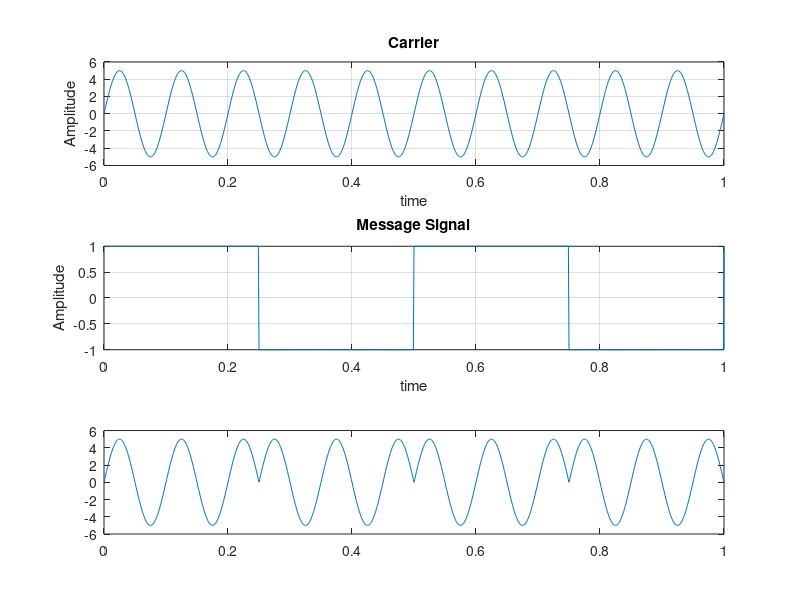

This figure's MATLAB source: (Note: this script raises an error after producing the figure.)
clc
clear all
close all
A=5;
t=0:.001:1;
f1=10;
f2=2;
y=A.*sin(2*pi*f1*t);%Carrier Sine
subplot(3,1,1);
%figure
plot(t,y);
xlabel('time');
ylabel('Amplitude');
title('Carrier');
grid on;

u=square(2*pi*f2*t);%Message signal
subplot(3,1,2);
%figure
plot(t,u);
xlabel('time');
ylabel('Amplitude');
title('Message Signal');
grid on;

v=y.*u;
subplot(3,1,3);
plot(t,v)

z=2.5;
L = 2*z;%Nyquist equation

t=0.01:0.001:.05;
Pf =0.01:0.01:1;
snr_dB =-4;
snr_dB1 = 0;
snr_dB2 = 2;
%-----Linear Value of SNR-----%
snr1 = 10.^(snr_dB./10);
snr2 = 10.^(snr_dB1./10);
snr3 = 10.^(snr_dB2./10);
tic;
t1=tic;
for p = 1:length(Pf)
    g = 0;
    j = 0;
    k = 0;
    l = 0;
    c = 0;
    d = 0;
    m = 0;
    n = 0;
    o = 0;
    a=0;
    b=0;
    f=0;
       
    for kk=1:68000 % No. of Monte Carlo Simulations
        %x=sin(2*pi*f*t);
        Noise1=1/sqrt(2)*(randn(1,L)+1i*randn(1,L));  % AWGN noise with mean=0 var=1
        Noise2=1/sqrt(2)*(randn(1,L)+2i*randn(1,L));
        Noise3=1/sqrt(2)*(randn(1,L)+3i*randn(1,L));
        
        %rayleigh
        %h=1/sqrt(2)*(randn(1,L)+4i*randn(1,L));
        
        %K=2; %Rician fading
         %mu = sqrt( K/(2*(K+1))); 
         %su = sqrt( 1/(2*(K+1)));
         %ri = ( su*randn(1,L) + mu ) + 1i*( su*randn(1,L) + mu );
         %R = abs(ri);
         
         K=1; %Nakagami fading
         s=sqrt(1/(2*(K+1)));
         na=(s*randn(1,L)) + 1i*(s*randn(1,L));
         N=abs(na);
      
        n1=Noise1*snr1;
        n2=Noise2*snr2;
        n3=Noise3*snr3;
        
        pn1 = (std(Noise1)).^2;%Noise power 
        pn2 = (std(Noise2)).^2;
        pn3 = (std(Noise3)).^2;
       
        Signal = v(1:L);
        Rev_Sig1 = Signal + Noise1; %awgn
        Rev_Sig2 = Signal + Noise2;
        Rev_Sig3 = Signal + Noise3;
        
        Recv_Sig1 = N.*Signal + n1; %nakagami
        Recv_Sig2 = N.*Signal + n2;
        Recv_Sig3 = N.*Signal + n3;
        
       
        
        
        Energy1 = abs(Rev_Sig1).^2; % Energy of received signal
        Energy2 = abs(Rev_Sig2).^2;
        Energy3 = abs(Rev_Sig3).^2;
        Energy4 = abs(Recv_Sig1).^2;
        Energy5 = abs(Recv_Sig2).^2;
        Energy6 = abs(Recv_Sig3).^2;
        
        
        %Threshold Calculation
        Threshold(p) = gaminv(1-Pf(p),z)*2;
        
        Signal_power1(p) = sum(abs(Rev_Sig1.^2))/pn1;
        signal_power1(p) = sum(abs(Recv_Sig1.^2))/pn1;
        
        Signal_power2(p) = sum(abs(Rev_Sig2.^2))/pn2;
        signal_power2(p) = sum(abs(Recv_Sig2.^2))/pn2;
        
        Signal_power3(p) = sum(abs(Rev_Sig3.^2))/pn3;
        signal_power3(p) = sum(abs(Recv_Sig3.^2))/pn3;
        
        if(Signal_power1(p) > Threshold(p))  
            g=g+1;
        end
        if(signal_power1(p) > Threshold(p))  
            j=j+1;
        end
        
        
        if(Signal_power2(p) > Threshold(p))  
            k=k+1;
        end
        if(signal_power2(p) > Threshold(p))  
            l=l+1;
        end
        
        if(Signal_power3(p) > Threshold(p))  
            c=c+1;
        end
        if(signal_power3(p) > Threshold(p))  
            d=d+1;
        end
        
end
Pd1(p) = g/kk;
Pd2(p)= j/kk;

Pd5(p) = k/kk;
Pd6(p) = l/kk;

Pd9(p) = c/kk;
Pd10(p) = d/kk;

pm1(p)= 1-Pd1(p);
pm2(p)= 1-Pd2(p);
pm5(p)= 1-Pd5(p);
pm6(p)= 1-Pd6(p);
pm9(p)= 1-Pd9(p);
pm10(p)= 1-Pd10(p);


end
t2=toc(t1);
t1;
t2;
figure
loglog(Pf,pm2,'-b',Pf,pm6,'-r',Pf,pm10,'-c','LineWidth', 3);
hold on
grid on
xlabel('Probability of false alarm,P_{f}','FontSize',30);
ylabel('Probability of misdetection,P_{m}','FontSize',30);
title('CROC Curve Under Nakagami Channel','FontSize',30);
leg=legend('nakagami for snr= -4dB', 'nakagami for snr= 0dB ',  'nakagami for snr= 2dB');
set(leg,'FontSize',32)